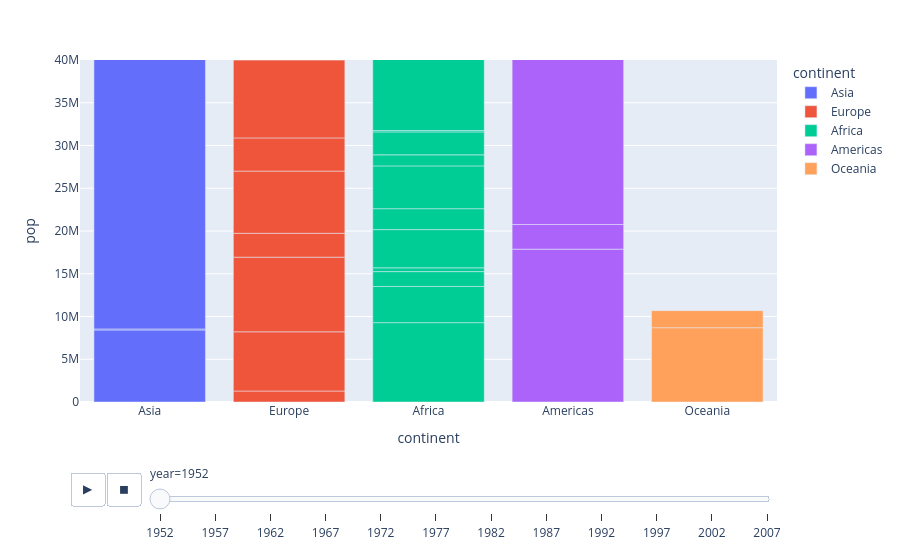

Here is the notebook cell this chart was saved with:
### Code cell
px.bar(gap, x='continent', y='pop', color='continent', animation_frame='year', animation_group='country', range_y=[0,40000000])

### Figure 1 — Plotly figure (JSON) as saved in the notebook; plotly's stock layout.template omitted (floating-point values rounded to 4 significant figures)
{"data": [{"hovertemplate": "continent=%{x}<br>year=1952<br>pop=%{y}<extra></extra>", "ids": ["Afghanistan", "Bahrain", "Bangladesh", "Cambodia", "China", "Hong Kong, China", "India", "Indonesia", "Iran", "Iraq", "Israel", "Japan", "Jordan", "Korea, Dem. Rep.", "Korea, Rep.", "Kuwait", "Lebanon", "Malaysia", "Mongolia", "Myanmar", "Nepal", "Oman", "Pakistan", "Philippines", "Saudi Arabia", "Singapore", "Sri Lanka", "Syria", "Taiwan", "Thailand", "Vietnam", "West Bank and Gaza", "Yemen, Rep."], "legendgroup": "Asia", "marker": {"color": "#636efa", "pattern": {"shape": ""}}, "name": "Asia", "orientation": "v", "showlegend": true, "textposition": "auto", "type": "bar", "x": ["Asia", "Asia", "Asia", "Asia", "Asia", "Asia", "Asia", "Asia", "Asia", "Asia", "Asia", "Asia", "Asia", "Asia", "Asia", "Asia", "Asia", "Asia", "Asia", "Asia", "Asia", "Asia", "Asia", "Asia", "Asia", "Asia", "Asia", "Asia", "Asia", "Asia", "Asia", "Asia", "Asia"], "xaxis": "x", "y": [8425333, 120447, 46886859, 4693836, 556263527, 2125900, 372000000, 82052000, 17272000, 5441766, 1620914, 86459025, 607914, 8865488, 20947571, 160000, 1439529, 6748378, 800663, 20092996, 9182536, 507833, 41346560, 22438691, 4005677, 1127000, 7982342, 3661549, 8550362, 21289402, 26246839, 1030585, 4963829], "yaxis": "y"}, {"hovertemplate": "continent=%{x}<br>year=1952<br>pop=%{y}<extra></extra>", "ids": ["Albania", "Austria", "Belgium", "Bosnia and Herzegovina", "Bulgaria", "Croatia", "Czech Republic", "Denmark", "Finland", "France", "Germany", "Greece", "Hungary", "Iceland", "Ireland", "Italy", "Montenegro", "Netherlands", "Norway", "Poland", "Portugal", "Romania", "Serbia", "Slovak Republic", "Slovenia", "Spain", "Sweden", "Switzerland", "Turkey", "United Kingdom"], "legendgroup": "Europe", "marker": {"color": "#EF553B", "pattern": {"shape": ""}}, "name": "Europe", "orientation": "v", "showlegend": true, "textposition": "auto", "type": "bar", "x": ["Europe", "Europe", "Europe", "Europe", "Europe", "Europe", "Europe", "Europe", "Europe", "Europe", "Europe", "Europe", "Europe", "Europe", "Europe", "Europe", "Europe", "Europe", "Europe", "Europe", "Europe", "Europe", "Europe", "Europe", "Europe", "Europe", "Europe", "Europe", "Europe", "Europe"], "xaxis": "x", "y": [1282697, 6927772, 8730405, 2791000, 7274900, 3882229, 9125183, 4334000, 4090500, 42459667, 69145952, 7733250, 9504000, 147962, 2952156, 47666000, 413834, 10381988, 3327728, 25730551, 8526050, 16630000, 6860147, 3558137, 1489518, 28549870, 7124673, 4815000, 22235677, 50430000], "yaxis": "y"}, {"hovertemplate": "continent=%{x}<br>year=1952<br>pop=%{y}<extra></extra>", "ids": ["Algeria", "Angola", "Benin", "Botswana", "Burkina Faso", "Burundi", "Cameroon", "Central African Republic", "Chad", "Comoros", "Congo, Dem. Rep.", "Congo, Rep.", "Cote d'Ivoire", "Djibouti", "Egypt", "Equatorial Guinea", "Eritrea", "Ethiopia", "Gabon", "Gambia", "Ghana", "Guinea", "Guinea-Bissau", "Kenya", "Lesotho", "Liberia", "Libya", "Madagascar", "Malawi", "Mali", "Mauritania", "Mauritius", "Morocco", "Mozambique", "Namibia", "Niger", "Nigeria", "Reunion", "Rwanda", "Sao Tome and Principe", "Senegal", "Sierra Leone", "Somalia", "South Africa", "Sudan", "Swaziland", "Tanzania", "Togo", "Tunisia", "Uganda", "Zambia", "Zimbabwe"], "legendgroup": "Africa", "marker": {"color": "#00cc96", "pattern": {"shape": ""}}, "name": "Africa", "orientation": "v", "showlegend": true, "textposition": "auto", "type": "bar", "x": ["Africa", "Africa", "Africa", "Africa", "Africa", "Africa", "Africa", "Africa", "Africa", "Africa", "Africa", "Africa", "Africa", "Africa", "Africa", "Africa", "Africa", "Africa", "Africa", "Africa", "Africa", "Africa", "Africa", "Africa", "Africa", "Africa", "Africa", "Africa", "Africa", "Africa", "Africa", "Africa", "Africa", "Africa", "Africa", "Africa", "Africa", "Africa", "Africa", "Africa", "Africa", "Africa", "Africa", "Africa", "Africa", "Africa", "Africa", "Africa", "Africa", "Africa", "Africa", "Africa"], "xaxis": "x", "y": [9279525, 4232095, 1738315, 442308, 4469979, 2445618, 5009067, 1291695, 2682462, 153936, 14100005, 854885, 2977019, 63149, 22223309, 216964, 1438760, 20860941, 420702, 284320, 5581001, 2664249, 580653, 6464046, 748747, 863308, 1019729, 4762912, 2917802, 3838168, 1022556, 516556, 9939217, 6446316, 485831, 3379468, 33119096, 257700, 2534927, 60011, 2755589, 2143249, 2526994, 14264935, 8504667, 290243, 8322925, 1219113, 3647735, 5824797, 2672000, 3080907], "yaxis": "y"}, {"hovertemplate": "continent=%{x}<br>year=1952<br>pop=%{y}<extra></extra>", "ids": ["Argentina", "Bolivia", "Brazil", "Canada", "Chile", "Colombia", "Costa Rica", "Cuba", "Dominican Republic", "Ecuador", "El Salvador", "Guatemala", "Haiti", "Honduras", "Jamaica", "Mexico", "Nicaragua", "Panama", "Paraguay", "Peru", "Puerto Rico", "Trinidad and Tobago", "United States", "Uruguay", "Venezuela"], "legendgroup": "Americas", "marker": {"color": "#ab63fa", "pattern": {"shape": ""}}, "name": "Americas", "orientation": "v", "showlegend": true, "textposition": "auto", "type": "bar", "x": ["Americas", "Americas", "Americas", "Americas", "Americas", "Americas", "Americas", "Americas", "Americas", "Americas", "Americas", "Americas", "Americas", "Americas", "Americas", "Americas", "Americas", "Americas", "Americas", "Americas", "Americas", "Americas", "Americas", "Americas", "Americas"], "xaxis": "x", "y": [17876956, 2883315, 56602560, 14785584, 6377619, 12350771, 926317, 6007797, 2491346, 3548753, 2042865, 3146381, 3201488, 1517453, 1426095, 30144317, 1165790, 940080, 1555876, 8025700, 2227000, 662850, 157553000, 2252965, 5439568], "yaxis": "y"}, {"hovertemplate": "continent=%{x}<br>year=1952<br>pop=%{y}<extra></extra>", "ids": ["Australia", "New Zealand"], "legendgroup": "Oceania", "marker": {"color": "#FFA15A", "pattern": {"shape": ""}}, "name": "Oceania", "orientation": "v", "showlegend": true, "textposition": "auto", "type": "bar", "x": ["Oceania", "Oceania"], "xaxis": "x", "y": [8691212, 1994794], "yaxis": "y"}], "layout": {"barmode": "relative", "legend": {"title": {"text": "continent"}, "tracegroupgap": 0}, "margin": {"t": 60}, "sliders": [{"active": 0, "currentvalue": {"prefix": "year="}, "len": 0.9, "pad": {"b": 10, "t": 60}, "steps": [{"args": [["1952"], {"frame": {"duration": 0, "redraw": true}, "fromcurrent": true, "mode": "immediate", "transition": {"duration": 0, "easing": "linear"}}], "label": "1952", "method": "animate"}, {"args": [["1957"], {"frame": {"duration": 0, "redraw": true}, "fromcurrent": true, "mode": "immediate", "transition": {"duration": 0, "easing": "linear"}}], "label": "1957", "method": "animate"}, {"args": [["1962"], {"frame": {"duration": 0, "redraw": true}, "fromcurrent": true, "mode": "immediate", "transition": {"duration": 0, "easing": "linear"}}], "label": "1962", "method": "animate"}, {"args": [["1967"], {"frame": {"duration": 0, "redraw": true}, "fromcurrent": true, "mode": "immediate", "transition": {"duration": 0, "easing": "linear"}}], "label": "1967", "method": "animate"}, {"args": [["1972"], {"frame": {"duration": 0, "redraw": true}, "fromcurrent": true, "mode": "immediate", "transition": {"duration": 0, "easing": "linear"}}], "label": "1972", "method": "animate"}, {"args": [["1977"], {"frame": {"duration": 0, "redraw": true}, "fromcurrent": true, "mode": "immediate", "transition": {"duration": 0, "easing": "linear"}}], "label": "1977", "method": "animate"}, {"args": [["1982"], {"frame": {"duration": 0, "redraw": true}, "fromcurrent": true, "mode": "immediate", "transition": {"duration": 0, "easing": "linear"}}], "label": "1982", "method": "animate"}, {"args": [["1987"], {"frame": {"duration": 0, "redraw": true}, "fromcurrent": true, "mode": "immediate", "transition": {"duration": 0, "easing": "linear"}}], "label": "1987", "method": "animate"}, {"args": [["1992"], {"frame": {"duration": 0, "redraw": true}, "fromcurrent": true, "mode": "immediate", "transition": {"duration": 0, "easing": "linear"}}], "label": "1992", "method": "animate"}, {"args": [["1997"], {"frame": {"duration": 0, "redraw": true}, "fromcurrent": true, "mode": "immediate", "transition": {"duration": 0, "easing": "linear"}}], "label": "1997", "method": "animate"}, {"args": [["2002"], {"frame": {"duration": 0, "redraw": true}, "fromcurrent": true, "mode": "immediate", "transition": {"duration": 0, "easing": "linear"}}], "label": "2002", "method": "animate"}, {"args": [["2007"], {"frame": {"duration": 0, "redraw": true}, "fromcurrent": true, "mode": "immediate", "transition": {"duration": 0, "easing": "linear"}}], "label": "2007", "method": "animate"}], "x": 0.1, "xanchor": "left", "y": 0, "yanchor": "top"}], "updatemenus": [{"buttons": [{"args": [null, {"frame": {"duration": 500, "redraw": true}, "fromcurrent": true, "mode": "immediate", "transition": {"duration": 500, "easing": "linear"}}], "label": "&#9654;", "method": "animate"}, {"args": [[null], {"frame": {"duration": 0, "redraw": true}, "fromcurrent": true, "mode": "immediate", "transition": {"duration": 0, "easing": "linear"}}], "label": "&#9724;", "method": "animate"}], "direction": "left", "pad": {"r": 10, "t": 70}, "showactive": false, "type": "buttons", "x": 0.1, "xanchor": "right", "y": 0, "yanchor": "top"}], "xaxis": {"anchor": "y", "categoryarray": ["Asia", "Europe", "Africa", "Americas", "Oceania"], "categoryorder": "array", "domain": [0, 1], "title": {"text": "continent"}}, "yaxis": {"anchor": "x", "domain": [0, 1], "range": [0, 40000000], "title": {"text": "pop"}}}}
